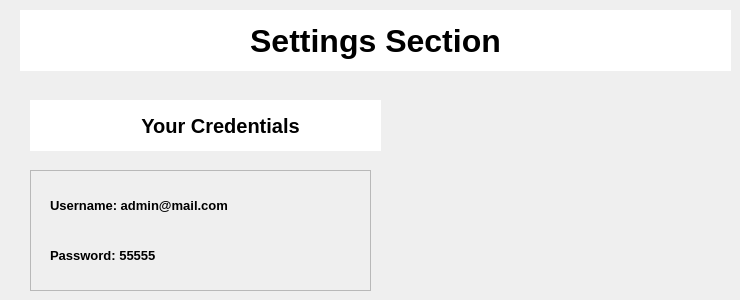
            <widget class="QWidget" name="tab_7">
             <attribute name="title">
              <string>Setting</string>
             </attribute>
             <widget class="QLabel" name="lhead">
              <property name="geometry">
               <rect>
                <x>20</x>
                <y>10</y>
                <width>711</width>
                <height>61</height>
               </rect>
              </property>
              <property name="font">
               <font>
                <pointsize>24</pointsize>
                <weight>75</weight>
                <bold>true</bold>
               </font>
              </property>
              <property name="layoutDirection">
               <enum>Qt::LeftToRight</enum>
              </property>
              <property name="styleSheet">
               <string notr="true">background-color: rgb(255, 255, 255);</string>
              </property>
              <property name="text">
               <string>Settings Section</string>
              </property>
              <property name="alignment">
               <set>Qt::AlignCenter</set>
              </property>
             </widget>
             <widget class="QFrame" name="frame_13">
              <property name="geometry">
               <rect>
                <x>30</x>
                <y>170</y>
                <width>341</width>
                <height>121</height>
               </rect>
              </property>
              <property name="frameShape">
               <enum>QFrame::StyledPanel</enum>
              </property>
              <property name="frameShadow">
               <enum>QFrame::Raised</enum>
              </property>
              <widget class="QLabel" name="lp">
               <property name="geometry">
                <rect>
                 <x>20</x>
                 <y>70</y>
                 <width>191</width>
                 <height>31</height>
                </rect>
               </property>
               <property name="font">
                <font>
                 <pointsize>10</pointsize>
                 <weight>75</weight>
                 <bold>true</bold>
                </font>
               </property>
               <property name="layoutDirection">
                <enum>Qt::LeftToRight</enum>
               </property>
               <property name="styleSheet">
                <string notr="true"/>
               </property>
               <property name="text">
                <string>Password: 55555</string>
               </property>
               <property name="alignment">
                <set>Qt::AlignLeading|Qt::AlignLeft|Qt::AlignVCenter</set>
               </property>
              </widget>
              <widget class="QLabel" name="lu">
               <property name="geometry">
                <rect>
                 <x>20</x>
                 <y>20</y>
                 <width>251</width>
                 <height>31</height>
                </rect>
               </property>
               <property name="font">
                <font>
                 <pointsize>10</pointsize>
                 <weight>75</weight>
                 <bold>true</bold>
                </font>
               </property>
               <property name="layoutDirection">
                <enum>Qt::LeftToRight</enum>
               </property>
               <property name="styleSheet">
                <string notr="true"/>
               </property>
               <property name="text">
                <string>Username: admin@mail.com</string>
               </property>
               <property name="alignment">
                <set>Qt::AlignLeading|Qt::AlignLeft|Qt::AlignVCenter</set>
               </property>
              </widget>
             </widget>
             <widget class="QLabel" name="ltop">
              <property name="geometry">
               <rect>
                <x>60</x>
                <y>100</y>
                <width>321</width>
                <height>51</height>
               </rect>
              </property>
              <property name="font">
               <font>
                <pointsize>15</pointsize>
                <weight>75</weight>
                <bold>true</bold>
               </font>
              </property>
              <property name="layoutDirection">
               <enum>Qt::LeftToRight</enum>
              </property>
              <property name="styleSheet">
               <string notr="true">background-color: rgb(255, 255, 255);</string>
              </property>
              <property name="text">
               <string>Your Credentials</string>
              </property>
              <property name="alignment">
               <set>Qt::AlignCenter</set>
              </property>
             </widget>
             <widget class="QLabel" name="licon">
              <property name="geometry">
               <rect>
                <x>30</x>
                <y>100</y>
                <width>51</width>
                <height>51</height>
               </rect>
              </property>
              <property name="styleSheet">
               <string notr="true">background-color: rgb(255, 255, 255);</string>
              </property>
              <property name="text">
               <string/>
              </property>
              <property name="pixmap">
               <pixmap resource="resource.qrc">:/blueIcon/iconsblue/codepen.svg</pixmap>
              </property>
              <property name="scaledContents">
               <bool>false</bool>
              </property>
             </widget>
            </widget>
